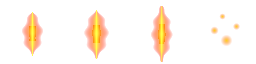
#> input picture crates/render/assets/ember.png, 256 x 64 px
$ python grid_metric.py ../../crates/render/assets
#> lines starting #> are read from the running program, lines starting #| are printed output that depends on the picture; long printed decimals are rounded
#!/usr/bin/env python3
"""Checkerboard and convergence metrics for a lighting frame sequence.

Reads a directory of PNG frames (the `frames_dir` of the debug `flicker` step)
and reports, over the whole sequence (worst case, never an average):

* grid score: how much of each frame-to-frame change sits in blocky tiles that
  disagree with their neighbours. A smooth, global change (the sun moving and
  every surface following it) scores near 0. Some tiles updated and their
  neighbours not (the cache checkerboard) scores high.
* grid longest run: the longest stretch of frames whose grid score stays over
  0.15, the sweep's time-to-converge (how long a checkerboard stays visible).
* converge frames: for a step change (spin, sun stop) the frames until every
  tile is within `--tol` of the final frame and stays there.

Exit code 1 when `--max-grid` or `--max-converge` is given and exceeded, so
agents and CI can gate on it. `--self-test` checks the detector on synthetic
frames and needs no engine.
"""
import argparse, glob, json, os, sys
import numpy as np

LUM = np.array([0.2126, 0.7152, 0.0722], dtype=np.float32)


def load(path):
#> called with path = '../../crates/render/assets/ember.png'
    from PIL import Image
    a = np.asarray(Image.open(path).convert("RGB"), dtype=np.float32) / 255.0
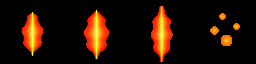
#> a: shape (64, 256, 3) float32; mean R, G, B 0.143, 0.0598, 0.00866
    return a @ LUM
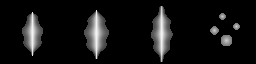
#> returned value: shape (64, 256) float32; min 0, max 0.95, mean 0.0738
#> call 2 of load, with path = '../../crates/render/assets/smoke.png'
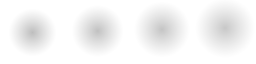
#> input picture crates/render/assets/smoke.png, 256 x 64 px
#> in load (call 2), `a = np.asarray(Image.open(path).convert("RGB"), dtype=np.float32) / 25..`:
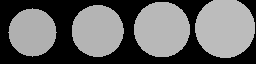
#> a: shape (64, 256, 3) float32; min 0, max 0.737, mean 0.402


def tiles(img, t):
    h, w = img.shape[0] // t * t, img.shape[1] // t * t
    return img[:h, :w].reshape(h // t, t, w // t, t).mean(axis=(1, 3))


def grid_score(prev, cur, tile=8):
    """Share of the change that is tile-to-tile disagreement (0..1)."""
    d = tiles(cur - prev, tile)
    if d.shape[0] < 3 or d.shape[1] < 3:
        return 0.0, 0.0
    p = np.pad(d, 1, mode="edge")
    nb = np.stack([p[1 + dy:p.shape[0] - 1 + dy, 1 + dx:p.shape[1] - 1 + dx]
                   for dy in (-1, 0, 1) for dx in (-1, 0, 1) if dy or dx])
    rough = np.abs(d - np.median(nb, axis=0))
    total = np.abs(d).mean() + 1.0e-3
    # Edges of real shadows move too: count only tiles whose step beats the
    # neighbours by 2x, and normalise by the change of the frame.
    return float(rough.mean() / total), float(np.abs(d).mean())


def converge(frames, tile=8, tol=0.02):
    final = tiles(frames[-1], tile)
    last_bad = -1
    for i, f in enumerate(frames):
        if np.abs(tiles(f, tile) - final).max() > tol:
            last_bad = i
    return last_bad + 1


def analyse(frames, tile, tol, stride=1, run_thr=0.15):
#> called with tile = 8, tol = 0.02, stride = 1, run_thr = 0.15
    worst, worst_at, step_at_worst = 0.0, 0, 0.0
#> worst = 0; worst_at = 0; step_at_worst = 0
    run = longest = 0
    for i in range(stride, len(frames), stride):
        g, step = grid_score(frames[i - stride], frames[i], tile)
        # A frame with almost no change has no pattern to see.
        if step < 0.002:
            run = 0
            continue
        run = run + stride if g > run_thr else 0
        longest = max(longest, run)
        if g > worst:
            worst, worst_at, step_at_worst = g, i, step
#> this loop made 1 pass
#> (total in grid_score, g, step, run, longest, worst) on pass 1: (0.329, 0.355, 0.328, 1, 1, 0.355)
#> after the loop, step_at_worst = 0.328; worst = 0.355; worst_at = 1
    return {"frames": len(frames), "grid_worst": round(worst, 4), "grid_worst_frame": worst_at,
            "grid_worst_step": round(step_at_worst, 5),
            "grid_longest_run": longest,
            "converge_frames": converge(frames, tile, tol)}
#> the loop in converge, `for i, f in enumerate(frames):` made 2 passes
#> (h in tiles, w in tiles, last_bad) on pass 1: (64, 256, 0)
#> (h in tiles, w in tiles) on pass 2: (64, 256)


def synth(kind, n=40, size=128, cell=16, seed=1):
    rng = np.random.default_rng(seed)
    y, x = np.mgrid[0:size, 0:size] / size
    base = 0.3 + 0.4 * x
    out = []
    order = rng.permutation((size // cell) ** 2)
    for i in range(n):
        if kind == "smooth":
            out.append(base * (0.5 + 0.5 * i / n))
        else:  # cells switch from old to new light a few per frame
            img = base * 0.5
            done = order[: int(len(order) * min(1.0, i / (n * 0.6)))]
            m = np.zeros((size // cell) ** 2, bool); m[done] = True
            m = np.kron(m.reshape(size // cell, size // cell), np.ones((cell, cell))).astype(bool)
            out.append(np.where(m, base, img))
    return out


def self_test():
    s = analyse(synth("smooth"), 8, 0.02)
    c = analyse(synth("checker"), 8, 0.02)
    print(json.dumps({"smooth": s, "checker": c}))
    ok = s["grid_worst"] < 0.15 and c["grid_worst"] > 0.5 and c["converge_frames"] > 20
    print("self-test", "ok" if ok else "FAIL")
    return 0 if ok else 1


def main():
    ap = argparse.ArgumentParser()
    ap.add_argument("dir", nargs="?")
    ap.add_argument("--tile", type=int, default=8)
    ap.add_argument("--tol", type=float, default=0.02)
    ap.add_argument("--stride", type=int, default=1, help="compare frame i with i-stride (slow suns)")
    ap.add_argument("--max-grid", type=float)
    ap.add_argument("--max-converge", type=int)
    ap.add_argument("--self-test", action="store_true")
    a = ap.parse_args()
    if a.self_test:
        return self_test()
    files = sorted(glob.glob(os.path.join(a.dir, "**", "*.png"), recursive=True))
    if len(files) < 2:
        print("need at least 2 frames in", a.dir, file=sys.stderr)
        return 2
    r = analyse([load(f) for f in files], a.tile, a.tol, a.stride)
#> r = {'frames': 2, 'grid_worst': 0.355, 'grid_worst_frame': 1, 'grid_worst_step': 0.328, 'grid_longest_run': 1, 'converge_frames': 1}
    print(json.dumps(r))
#| {"frames": 2, "grid_worst": 0.3547, "grid_worst_frame": 1, "grid_worst_step": 0.3282, "grid_longest_run": 1, "converge_frames": 1}
    bad = (a.max_grid is not None and r["grid_worst"] > a.max_grid) or \
          (a.max_converge is not None and r["converge_frames"] > a.max_converge)
#> bad = False
    return 1 if bad else 0


if __name__ == "__main__":
    sys.exit(main())
#> (the program exits here)
